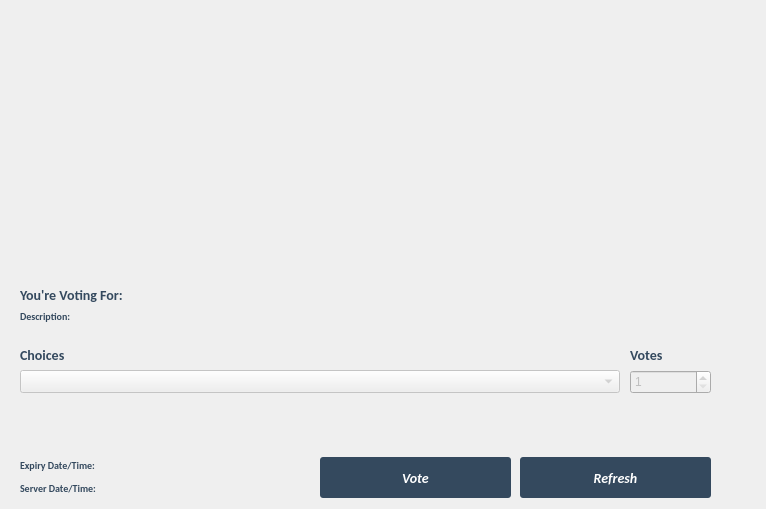
<?xml version="1.0" encoding="UTF-8"?>
<ui version="4.0">
 <class>Poll</class>
 <widget class="QWidget" name="Poll">
  <property name="geometry">
   <rect>
    <x>0</x>
    <y>0</y>
    <width>766</width>
    <height>509</height>
   </rect>
  </property>
  <property name="windowTitle">
   <string>Form</string>
  </property>
  <widget class="QPushButton" name="btnRefresh">
   <property name="geometry">
    <rect>
     <x>520</x>
     <y>457</y>
     <width>191</width>
     <height>41</height>
    </rect>
   </property>
   <property name="sizePolicy">
    <sizepolicy hsizetype="Expanding" vsizetype="Expanding">
     <horstretch>0</horstretch>
     <verstretch>0</verstretch>
    </sizepolicy>
   </property>
   <property name="font">
    <font>
     <family>calibri</family>
     <pointsize>-1</pointsize>
     <weight>75</weight>
     <italic>true</italic>
     <bold>true</bold>
    </font>
   </property>
   <property name="styleSheet">
    <string notr="true">background:#34495e;color:white;margin:0px;text-align:center;padding:2px;border-radius:3px;font-style:italic;width:100px;font-size:14px;font-family:calibri;font-weight:600;</string>
   </property>
   <property name="text">
    <string>Refresh</string>
   </property>
   <property name="iconSize">
    <size>
     <width>150</width>
     <height>35</height>
    </size>
   </property>
  </widget>
  <widget class="QLabel" name="lblName">
   <property name="geometry">
    <rect>
     <x>20</x>
     <y>280</y>
     <width>600</width>
     <height>30</height>
    </rect>
   </property>
   <property name="styleSheet">
    <string notr="true">color:#34495e;font-size:14px;font-family:calibri;font-weight:600;</string>
   </property>
   <property name="text">
    <string>You're Voting For: </string>
   </property>
  </widget>
  <widget class="QLabel" name="lblDescription">
   <property name="geometry">
    <rect>
     <x>20</x>
     <y>310</y>
     <width>600</width>
     <height>51</height>
    </rect>
   </property>
   <property name="styleSheet">
    <string notr="true">color:#34495e;font-size:10px;font-family:calibri;font-weight:600;</string>
   </property>
   <property name="text">
    <string>Description: </string>
   </property>
   <property name="alignment">
    <set>Qt::AlignLeading|Qt::AlignLeft|Qt::AlignTop</set>
   </property>
   <property name="wordWrap">
    <bool>true</bool>
   </property>
  </widget>
  <widget class="QComboBox" name="cboChoices">
   <property name="enabled">
    <bool>false</bool>
   </property>
   <property name="geometry">
    <rect>
     <x>20</x>
     <y>370</y>
     <width>600</width>
     <height>23</height>
    </rect>
   </property>
  </widget>
  <widget class="QLabel" name="lblChoices">
   <property name="geometry">
    <rect>
     <x>20</x>
     <y>340</y>
     <width>600</width>
     <height>30</height>
    </rect>
   </property>
   <property name="styleSheet">
    <string notr="true">color:#34495e;font-size:14px;font-family:calibri;font-weight:600;</string>
   </property>
   <property name="text">
    <string>Choices</string>
   </property>
  </widget>
  <widget class="QSpinBox" name="nsVotes">
   <property name="enabled">
    <bool>false</bool>
   </property>
   <property name="geometry">
    <rect>
     <x>630</x>
     <y>370</y>
     <width>81</width>
     <height>24</height>
    </rect>
   </property>
   <property name="minimum">
    <number>1</number>
   </property>
   <property name="maximum">
    <number>9999999</number>
   </property>
   <property name="value">
    <number>1</number>
   </property>
  </widget>
  <widget class="QLabel" name="lblVotes">
   <property name="geometry">
    <rect>
     <x>630</x>
     <y>340</y>
     <width>71</width>
     <height>30</height>
    </rect>
   </property>
   <property name="styleSheet">
    <string notr="true">color:#34495e;font-size:14px;font-family:calibri;font-weight:600;</string>
   </property>
   <property name="text">
    <string>Votes</string>
   </property>
  </widget>
  <widget class="QPushButton" name="btnVote">
   <property name="enabled">
    <bool>false</bool>
   </property>
   <property name="geometry">
    <rect>
     <x>320</x>
     <y>457</y>
     <width>191</width>
     <height>41</height>
    </rect>
   </property>
   <property name="sizePolicy">
    <sizepolicy hsizetype="Expanding" vsizetype="Expanding">
     <horstretch>0</horstretch>
     <verstretch>0</verstretch>
    </sizepolicy>
   </property>
   <property name="font">
    <font>
     <family>calibri</family>
     <pointsize>-1</pointsize>
     <weight>75</weight>
     <italic>true</italic>
     <bold>true</bold>
    </font>
   </property>
   <property name="toolTip">
    <string/>
   </property>
   <property name="statusTip">
    <string/>
   </property>
   <property name="styleSheet">
    <string notr="true">background:#34495e;color:white;margin:0px;text-align:center;padding:2px;border-radius:3px;font-style:italic;width:100px;font-size:14px;font-family:calibri;font-weight:600;</string>
   </property>
   <property name="text">
    <string>Vote</string>
   </property>
   <property name="iconSize">
    <size>
     <width>150</width>
     <height>35</height>
    </size>
   </property>
  </widget>
  <widget class="QLabel" name="lblDonationPreview">
   <property name="geometry">
    <rect>
     <x>20</x>
     <y>400</y>
     <width>600</width>
     <height>21</height>
    </rect>
   </property>
   <property name="font">
    <font>
     <family>calibri</family>
     <pointsize>-1</pointsize>
    </font>
   </property>
   <property name="styleSheet">
    <string notr="true">color:#34495e;font-size:10px;font-family:calibri</string>
   </property>
   <property name="text">
    <string/>
   </property>
   <property name="alignment">
    <set>Qt::AlignLeading|Qt::AlignLeft|Qt::AlignTop</set>
   </property>
   <property name="wordWrap">
    <bool>true</bool>
   </property>
  </widget>
  <widget class="QLabel" name="lblExpiry">
   <property name="geometry">
    <rect>
     <x>20</x>
     <y>457</y>
     <width>281</width>
     <height>16</height>
    </rect>
   </property>
   <property name="styleSheet">
    <string notr="true">color:#34495e;font-size:10px;font-family:calibri;font-weight:600;</string>
   </property>
   <property name="text">
    <string>Expiry Date/Time: </string>
   </property>
   <property name="wordWrap">
    <bool>true</bool>
   </property>
  </widget>
  <widget class="QLabel" name="lblServerTime">
   <property name="geometry">
    <rect>
     <x>20</x>
     <y>480</y>
     <width>281</width>
     <height>16</height>
    </rect>
   </property>
   <property name="styleSheet">
    <string notr="true">color:#34495e;font-size:10px;font-family:calibri;font-weight:600;</string>
   </property>
   <property name="text">
    <string>Server Date/Time:</string>
   </property>
   <property name="wordWrap">
    <bool>true</bool>
   </property>
  </widget>
 </widget>
 <resources/>
 <connections/>
</ui>
